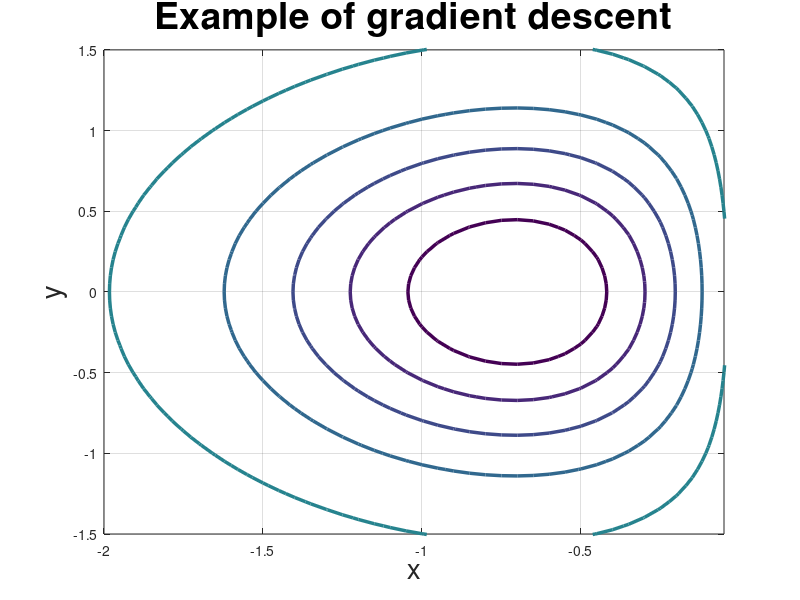

This figure's MATLAB source: (Note: this script raises an error after producing the figure.)
clc;clf;clear

%f = @(x,y) x.^2 + (1+y).^2;
%fGrad = @(X) [2.*X(1); 2.*(1+X(2))];

f = @(x,y) x .* exp(-x.^2 - y.^2);
fGrad = @(X) [exp(-X(1).^2 - X(2).^2) .* (1 - 2.*X(1).^2); -2*exp(-X(1).^2 - X(2).^2).*X(1).*X(2)];

gridSize = 5;
resolution = 0.05;

[X,Y] = meshgrid(-gridSize:resolution:gridSize);
Z = f(X,Y);

%subplot(1,2,1)
%surf(X,Y,Z)
%grid on

%subplot(1,2,2)
contour(X,Y,Z,'LineWidth',2.5)
axis([-2 -0.05 -1.5 1.5])
title('Example of gradient descent', 'FontSize', 27)
xlabel('x', 'FontSize', 20)
ylabel('y', 'FontSize', 20)
grid on


%Gradient descent - - - - - - - - - - - - - - - - 
%start = [-2.2;1.2];
%maxItt = 100;
%h = 0.2;

start = [-1.5;0.88];
maxItt = 7;
h = 1;

[px, py] = gradient(Z);

cordValues = zeros(2, maxItt);
cordValues = [start,cordValues];

for i = 1:maxItt
    gradValues = -fGrad(cordValues(:,i));
    cordValues(:,i+1) = cordValues(:,i) + gradValues*h;
end

hold on
plot(cordValues(1,:),cordValues(2,:),'O-','color', 'r','LineWidth',2,'MarkerSize',12)
hold off


%hold on
%quiver(X,Y,px,py)
%hold off



